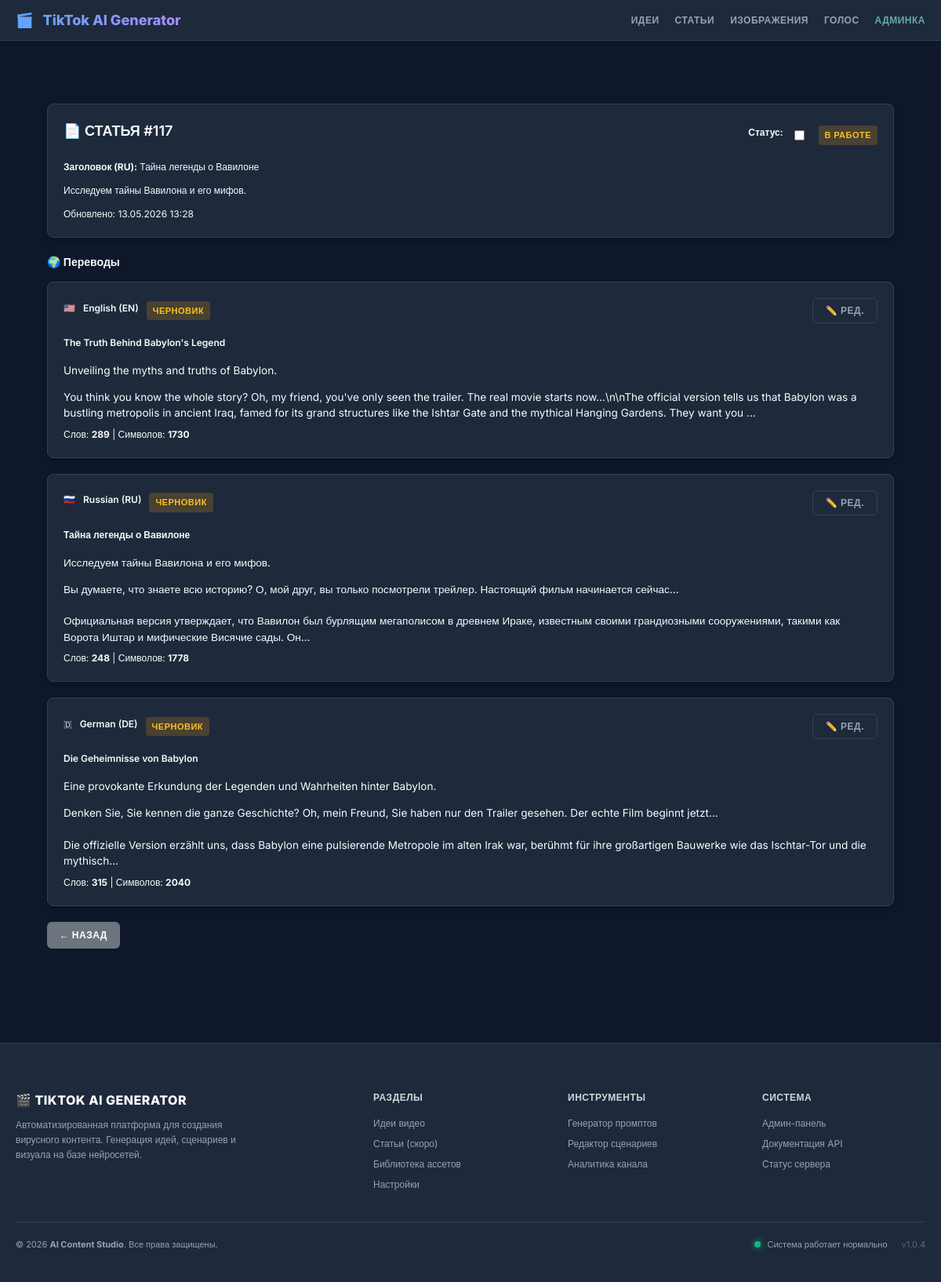
/article/117/edit/, run on an earlier commit of the app's database.
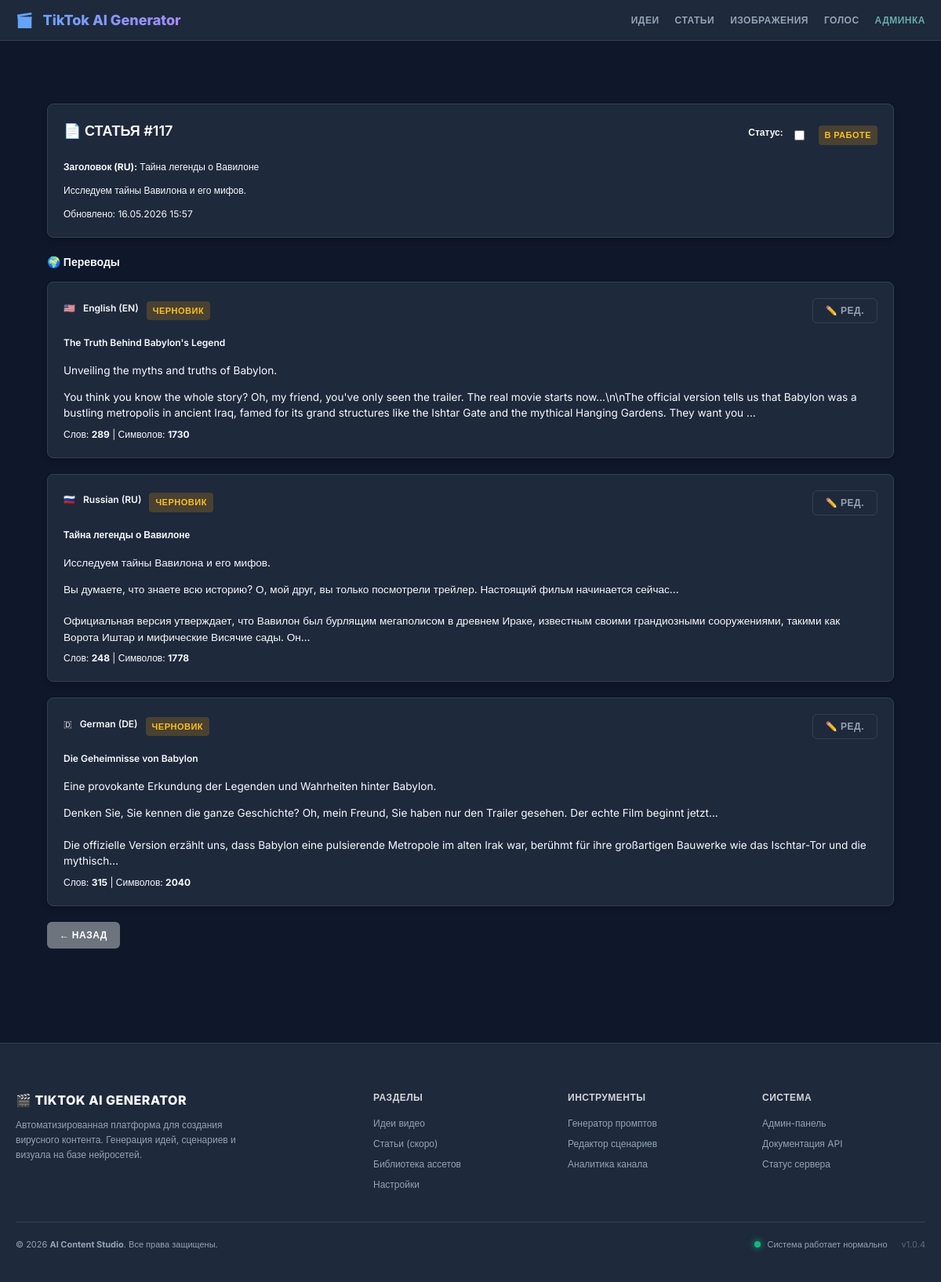
And on a later commit of the database.
### article/models.py (models this page shows, shortened)
class ArticleCluster(models.Model):
    source_idea = models.ForeignKey('topics.VideoProject', on_delete=models.SET_NULL,
                                    null=True, blank=True, related_name='article_clusters')
    created_at = models.DateTimeField(auto_now_add=True)
    updated_at = models.DateTimeField(auto_now=True)
    is_complete = models.BooleanField(default=False)
    class Meta:
        verbose_name = "Статья (Кластер)"
        verbose_name_plural = "Управление статьями (Кластеры)"
        ordering = ['-created_at']

### article/views.py (the view, shortened to what this page needs)
# urls.py: path('<int:pk>/edit/', views.article_editor, name='article_editor'),
def article_editor(request, pk):
    cluster = get_object_or_404(ArticleCluster, id=pk)
    translations = cluster.translations.all().order_by('language__order')
    main_trans = translations.filter(language__code='ru').first()
    if not main_trans:
        main_trans = translations.first()
    for t in translations:
        text = t.content or ""
        words, chars = count_text_stats(text)
        t.word_count = words
        t.char_count = chars
    context = {
        'cluster': cluster,
        'translations': translations,
        'main_trans': main_trans,
    }
    return render(request, 'article/editor.html', context)

### article/views.py (called while the page is built)
def count_text_stats(text):
    if not text:
        return 0, 0
    words = len(text.split())
    chars = len(text)
    return words, chars

### templates/article/editor.html (shortened to what this page needs)
{% extends 'base.html' %}
{% block content %}
<div class="container mt-4">
    <div class="card mb-4">
        <div class="card-header flex flex-between items-center">
            <h2>📄 Статья #{{ cluster.id }}</h2>
            <form method="post" class="flex items-center gap-2">
                <label class="text-bold mr-2">Статус:</label>
                <input type="checkbox" name="is_complete" value="on"
                       onchange="this.form.submit()">
                {% if cluster.is_complete %}
                    <span class="badge badge-done">Опубликовано</span>
                {% else %}
                    <span class="badge badge-work">В работе</span>
                {% endif %}
            </form>
        </div>
        <div class="card-body">
            {% if main_trans %}
                <p><strong>Заголовок (RU):</strong> {{ main_trans.title }}</p>
                <p class="text-muted">{{ main_trans.description|truncatechars:150 }}</p>
            {% else %}
                <p class="text-danger">Нет доступных переводов для предпросмотра.</p>
            {% endif %}
            <small class="text-muted">Обновлено: {{ cluster.updated_at|date:"d.m.Y H:i" }}</small>
        </div>
    </div>
    <h3 class="mb-3">🌍 Переводы</h3>
    {% if translations %}
        <div class="grid grid-cols-1 gap-4">
            {% for trans in translations %}
            <div class="card" id="block-{{ trans.language.code }}" data-init-words="{{ trans.words }}"
     data-init-chars="{{ trans.chars }}">
                <div class="card-header flex flex-between items-center">
                    <div class="flex items-center gap-2">
                        <span class="text-xl">
                            {% if trans.language.code == 'ru' %}🇷🇺
                            {% elif trans.language.code == 'en' %}🇺🇸
                            {% elif trans.language.code == 'de' %}🇩
                            {% elif trans.language.code == 'fr' %}🇫
                            {% endif %}
                        </span>
                        <span class="text-bold">{{ trans.language.name }} ({{ trans.language.code|upper }})</span>
                        <span class="badge {% if trans.status == 'published' %}badge-done{% elif trans.status == 'draft' %}badge-work{% else %}badge-new{% endif %}">
                            {{ trans.get_status_display }}
                        </span>
                    </div>
                    <button type="button" class="btn btn-sm btn-outline" onclick="toggleEditor('{{ trans.id }}')">
                        ✏️ Ред.
                    </button>
                </div>
                <div id="view-{{ trans.id }}" class="card-body">
                    <h4 class="text-bold">{{ trans.title }}</h4>
                    <p class="text-muted text-small">{{ trans.description|truncatechars:100 }}</p>
                    <div class="text-small" style="white-space: pre-wrap; max-height: 100px; overflow: hidden;">{{ trans.content|truncatechars:300 }}</div>
                </div>
                {% include 'article/includes/word_counter.html' %}
            </div>
            {% endfor %}
        </div>
    {% else %}
        <div class="alert alert-warning">У этого кластера пока нет созданных переводов.</div>
    {% endif %}
    <div class="mt-4">
        <a href="{% url 'article:dashboard' %}" class="btn btn-secondary">← Назад</a>
    </div>
</div>
{% endblock %}

What changed in the data, as far as the page shows it:
changed ArticleCluster id 117: updated_at "13.05.2026 13:28" → "16.05.2026 15:57"
